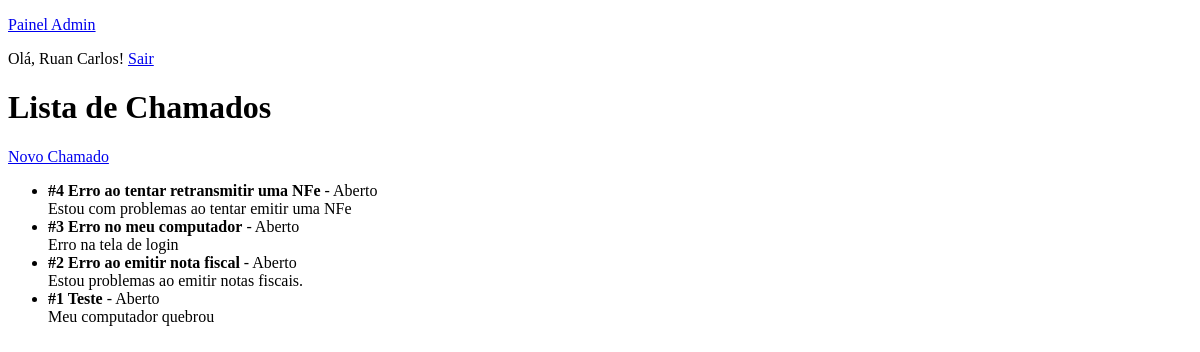
Page / (signed in) on the earlier database version.
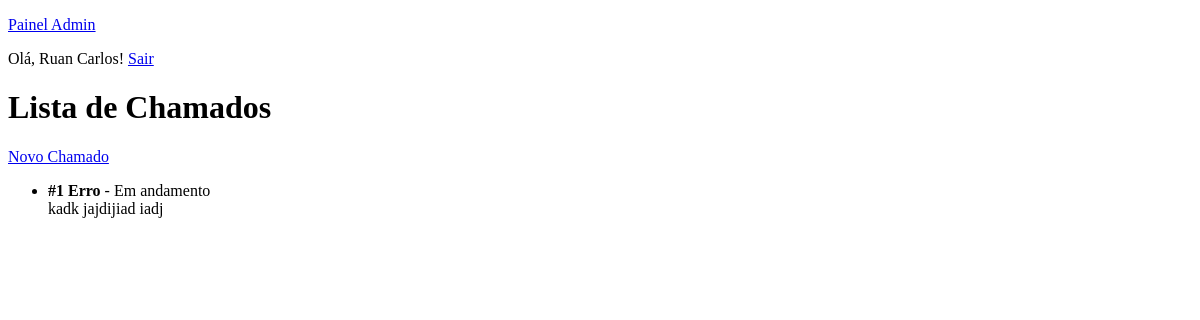
Same page on the later database version.
### app/models.py (models this page shows, shortened)
class User(db.Model, UserMixin):
    id              = db.Column(db.Integer, primary_key=True)
    username        = db.Column(db.String(150), unique=True, nullable=False)
    password_hash   = db.Column(db.String(128), nullable=False)

class Ticket(db.Model):
    id              = db.Column(db.Integer, primary_key=True)
    title           = db.Column(db.String(100), nullable=False)
    description     = db.Column(db.Text, nullable=False)
    status          = db.Column(db.String(20), default='Aberto')
    created_at      = db.Column(db.DateTime, server_default=db.func.now())

### app/routes.py (the view)
@main.route('/')
def  index():
    tickets = Ticket.query.order_by(Ticket.id.desc()).all()
    return render_template('index.html', tickets=tickets)

### app/__init__.py (called while the page is built)
def create_app():
    app = Flask(
        __name__,
        template_folder='templates',
        static_folder='static'
    )
    app.config['SQLALCHEMY_DATABASE_URI'] = 'sqlite:///tickets.db'
    app.config['SQLALCHEMY_TRACK_MODIFICATIONS'] = False
    app.config['SECRET_KEY'] = 'troque_esta_chave_por_uma_secreta!' # Sessões de Login
    db.init_app(app)
    login_manager = LoginManager()
    login_manager.login_view = 'auth.login'
    login_manager.init_app(app)
    from app.models import User
    @login_manager.user_loader
    def load_user(user_id):
        return User.query.get(int(user_id))
    from app.routes import main
    app.register_blueprint(main)
    from app.routes_auth import auth
    app.register_blueprint(auth)
    from app.routes_admin import admin
    app.register_blueprint(admin)
    return app

### app/templates/index.html (shortened to what this page needs)
<!DOCTYPE html>
<html lang="pt-br">
<head>
</head>
<body>
    {% if current_user.is_authenticated %}
        <p><a href="{{ url_for('admin.dashboard')}}">Painel Admin</a></p>
    {% endif %}
    {% if current_user.is_authenticated %}
        <p>Olá, {{ current_user.username }}! <a href="{{ url_for('auth.logout') }}">Sair</a></p>
    {% else %}
        <p>
            <a href="{{ url_for('auth.login') }}">Login</a>
            <a href="{{ url_for('auth.register') }}">Registrar</a>
        </p>
    {% endif %}
    <h1>Lista de Chamados</h1>
    <a href="{{ url_for('main.create_ticket')}}">Novo Chamado</a>
    <ul>
    {%for t in tickets %}
        <li>
            <strong>#{{ t.id }} {{ t.title}}</strong> - {{ t.status }}<br>
            {{ t.description }}
        </li>
    {% else %}
        <li>Nenhum chamado aberto.</li>
    {% endfor %}
    </ul>
</body>
</html>

Differences in the rows shown:
removed Ticket: id "4", title "Erro ao tentar retransmitir uma NFe", status "Aberto", description "Estou com problemas ao tentar emitir uma NFe"
removed Ticket: id "3", title "Erro no meu computador", status "Aberto", description "Erro na tela de login"
removed Ticket: id "2", title "Erro ao emitir nota fiscal", status "Aberto", description "Estou problemas ao emitir notas fiscais."
changed Ticket id 1: title "Teste" → "Erro"; status "Aberto" → "Em andamento"; description "Meu computador quebrou" → "kadk jajdijiad iadj"
